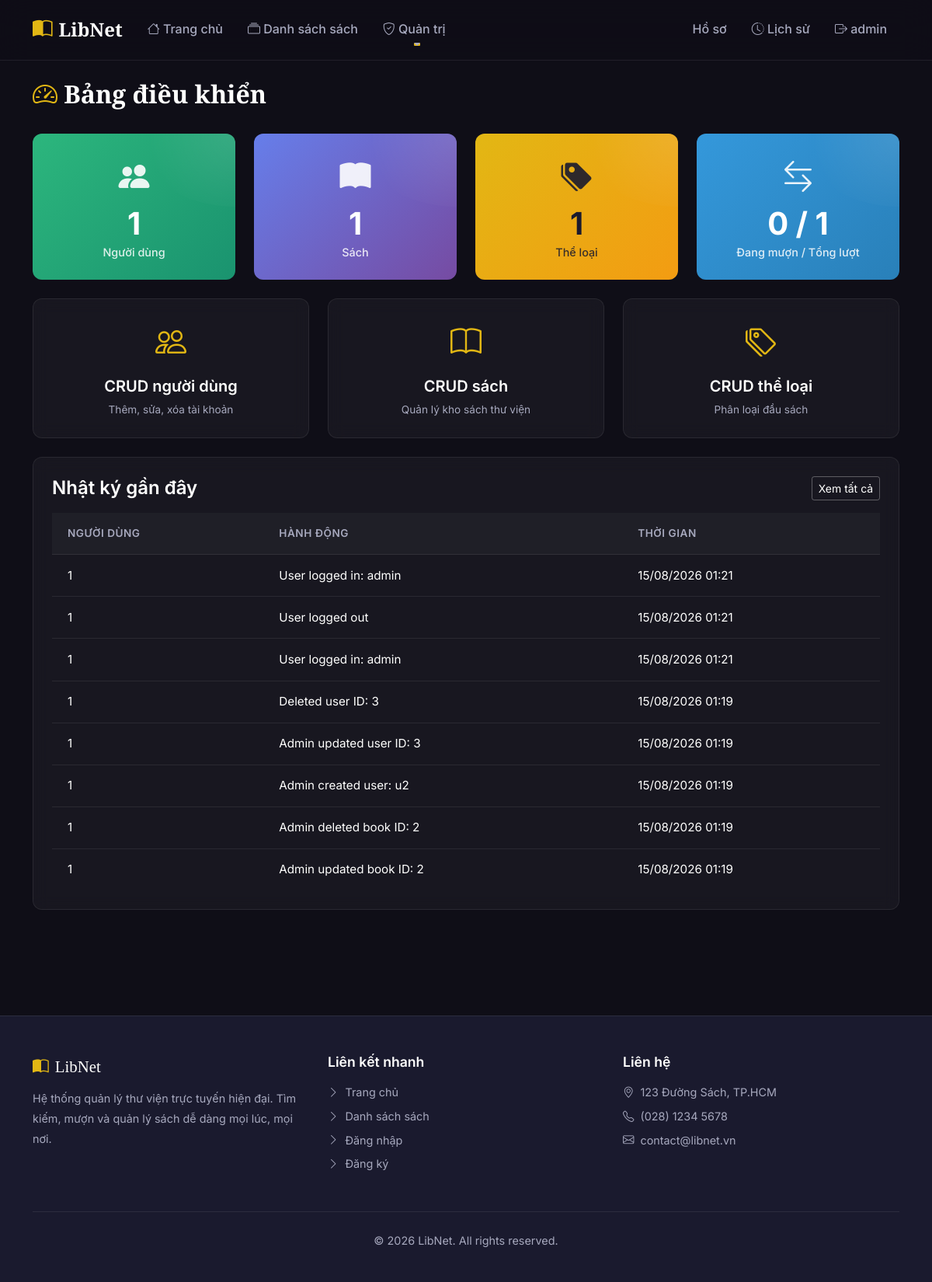
The app's page /admin/dashboard (signed in) with its own data.
### app/models.py (models this page shows)
class User(UserMixin, db.Model):
    id = db.Column(db.Integer, primary_key=True)
    username = db.Column(db.String(150), unique=True, nullable=False)
    password = db.Column(db.String(150), nullable=False) # Will store MD5 hashes (vulnerable)
    role = db.Column(db.String(50), default='user') # 'admin' or 'user'
    avatar = db.Column(db.String(255), default='default.svg')
    full_name = db.Column(db.String(150), nullable=True)
    email = db.Column(db.String(150), nullable=True)

class ActivityLog(db.Model):
    id = db.Column(db.Integer, primary_key=True)
    user_id = db.Column(db.Integer, nullable=True)
    action = db.Column(db.Text, nullable=False) # Vulnerable: Stored XSS if we render this raw
    timestamp = db.Column(db.DateTime, default=datetime.utcnow)

### app/admin/routes.py (the view)
@bp.route('/dashboard')
@login_required
@admin_required
def dashboard():
    stats = {
        'users': User.query.count(),
        'books': Book.query.count(),
        'categories': Category.query.count(),
        'borrows_active': BorrowRecord.query.filter_by(status='borrowed').count(),
        'borrows_total': BorrowRecord.query.count()
    }
    recent_logs = ActivityLog.query.order_by(ActivityLog.id.desc()).limit(8).all()
    return render_template('admin/dashboard.html', stats=stats, recent_logs=recent_logs)

### app/templates/admin/dashboard.html (shortened to what this page needs)
{% extends 'base.html' %}
{% block content %}
<div class="container py-4">
    <div class="section-title">
        <h2><i class="bi bi-speedometer2 text-accent"></i> Bảng điều khiển</h2>
    </div>
    <div class="row g-4 mb-4">
        <div class="col-md-3 col-sm-6">
            <div class="stat-card bg-gradient-2">
                <div class="stat-icon"><i class="bi bi-people-fill"></i></div>
                <div class="stat-number">{{ stats.users }}</div>
                <div class="stat-label">Người dùng</div>
            </div>
        </div>
        <div class="col-md-3 col-sm-6">
            <div class="stat-card bg-gradient-1">
                <div class="stat-icon"><i class="bi bi-book-fill"></i></div>
                <div class="stat-number">{{ stats.books }}</div>
                <div class="stat-label">Sách</div>
            </div>
        </div>
        <div class="col-md-3 col-sm-6">
            <div class="stat-card bg-gradient-3">
                <div class="stat-icon"><i class="bi bi-tags-fill"></i></div>
                <div class="stat-number">{{ stats.categories }}</div>
                <div class="stat-label">Thể loại</div>
            </div>
        </div>
        <div class="col-md-3 col-sm-6">
            <div class="stat-card bg-gradient-4">
                <div class="stat-icon"><i class="bi bi-arrow-left-right"></i></div>
                <div class="stat-number">{{ stats.borrows_active }} / {{ stats.borrows_total }}</div>
                <div class="stat-label">Đang mượn / Tổng lượt</div>
            </div>
        </div>
    </div>
    <div class="row g-4 mb-4">
        <div class="col-md-4">
            <a href="{{ url_for('admin.users') }}" class="glass-card admin-quick-card d-block">
                <i class="bi bi-people"></i>
                <h5>CRUD người dùng</h5>
                <p>Thêm, sửa, xóa tài khoản</p>
            </a>
        </div>
        <div class="col-md-4">
            <a href="{{ url_for('admin.books') }}" class="glass-card admin-quick-card d-block">
                <i class="bi bi-book"></i>
                <h5>CRUD sách</h5>
                <p>Quản lý kho sách thư viện</p>
            </a>
        </div>
        <div class="col-md-4">
            <a href="{{ url_for('admin.categories') }}" class="glass-card admin-quick-card d-block">
                <i class="bi bi-tags"></i>
                <h5>CRUD thể loại</h5>
                <p>Phân loại đầu sách</p>
            </a>
        </div>
    </div>
    <div class="glass-card p-4">
        <div class="d-flex justify-content-between align-items-center mb-3">
            <h4 class="mb-0">Nhật ký gần đây</h4>
            <a href="{{ url_for('admin.logs') }}" class="btn btn-outline-light btn-sm">Xem tất cả</a>
        </div>
        {% if recent_logs %}
        <div class="table-responsive">
            <table class="custom-table mb-0">
                <thead>
                    <tr><th>Người dùng</th><th>Hành động</th><th>Thời gian</th></tr>
                </thead>
                <tbody>
                    {% for log in recent_logs %}
                    <tr>
                        <td>{{ log.user_id or '—' }}</td>
                        <td>{{ log.action | safe }}</td>
                        <td>{{ log.timestamp.strftime('%d/%m/%Y %H:%M') }}</td>
                    </tr>
                    {% endfor %}
                </tbody>
            </table>
        </div>
        {% else %}
        <p class="text-secondary mb-0">Chưa có nhật ký hoạt động.</p>
        {% endif %}
    </div>
</div>
{% endblock %}

### app/templates/base.html (shortened to what this page needs)
<!DOCTYPE html>
<html lang="vi">
<head>
    <link href="https://cdn.jsdelivr.net/npm/bootstrap@5.1.3/dist/css/bootstrap.min.css" rel="stylesheet">
    <link href="https://cdn.jsdelivr.net/npm/bootstrap-icons@1.10.0/font/bootstrap-icons.css" rel="stylesheet">
    <link href="{{ url_for('static', filename='css/style.css') }}" rel="stylesheet">
</head>
<body>
    <nav class="navbar navbar-expand-lg navbar-custom">
        <div class="container">
            <a class="navbar-brand" href="{{ url_for('main.index') }}">
                <i class="bi bi-book-half"></i> LibNet
            </a>
            <div class="collapse navbar-collapse" id="navMain">
                <ul class="navbar-nav me-auto">
                    <li class="nav-item">
                        <a class="nav-link" href="{{ url_for('main.index') }}">
                            <i class="bi bi-house"></i> Trang chủ
                        </a>
                    </li>
                    <li class="nav-item">
                        <a class="nav-link" href="{{ url_for('main.books') }}">
                            <i class="bi bi-collection"></i> Danh sách sách
                        </a>
                    </li>
                    {% if current_user.is_authenticated and current_user.role == 'admin' %}
                    <li class="nav-item dropdown">
                        <a class="nav-link dropdown-toggle" href="#" id="adminDropdown" role="button" data-bs-toggle="dropdown">
                            <i class="bi bi-shield-check"></i> Quản trị
                        </a>
                    </li>
                    {% endif %}
                </ul>
                <ul class="navbar-nav ms-auto">
                    {% if current_user.is_authenticated %}
                    <li class="nav-item">
                        <a class="nav-link" href="{{ url_for('user.profile') }}">
                            Hồ sơ
                        </a>
                    </li>
                    <li class="nav-item">
                        <a class="nav-link" href="{{ url_for('user.borrow_history') }}">
                            <i class="bi bi-clock-history"></i> Lịch sử
                        </a>
                    </li>
                    <li class="nav-item">
                        <a class="nav-link" href="{{ url_for('auth.logout') }}">
                            <i class="bi bi-box-arrow-right"></i> {{ current_user.username }}
                        </a>
                    </li>
                    {% endif %}
                </ul>
            </div>
        </div>
    </nav>
    <main class="main-content">
        {% block content %}{% endblock %}
    </main>
    <footer class="footer">
        <div class="container">
            <div class="row">
                <div class="col-lg-4 col-md-6 mb-4 mb-lg-0">
                    <div class="footer-brand">
                        <i class="bi bi-book-half"></i> LibNet
                    </div>
                    <p>Hệ thống quản lý thư viện trực tuyến hiện đại. Tìm kiếm, mượn và quản lý sách dễ dàng mọi lúc, mọi nơi.</p>
                </div>
                <div class="col-lg-4 col-md-6 mb-4 mb-lg-0">
                    <h5>Liên kết nhanh</h5>
                    <ul class="footer-links">
                        <li><a href="{{ url_for('main.index') }}"><i class="bi bi-chevron-right"></i> Trang chủ</a></li>
                        <li><a href="{{ url_for('main.books') }}"><i class="bi bi-chevron-right"></i> Danh sách sách</a></li>
                        <li><a href="{{ url_for('auth.login') }}"><i class="bi bi-chevron-right"></i> Đăng nhập</a></li>
                        <li><a href="{{ url_for('auth.register') }}"><i class="bi bi-chevron-right"></i> Đăng ký</a></li>
                    </ul>
                </div>
                <div class="col-lg-4 col-md-6">
                    <h5>Liên hệ</h5>
                    <ul class="footer-links">
                        <li><a href="#"><i class="bi bi-geo-alt"></i> 123 Đường Sách, TP.HCM</a></li>
                        <li><a href="#"><i class="bi bi-telephone"></i> (028) 1234 5678</a></li>
                        <li><a href="#"><i class="bi bi-envelope"></i> contact@libnet.vn</a></li>
                    </ul>
                </div>
            </div>
            <div class="footer-bottom">
                <p>&copy; 2026 LibNet. All rights reserved.</p>
            </div>
        </div>
    </footer>
</body>
</html>

### records on screen
User: username "admin"
ActivityLog: user "1", action "User logged in: admin", timestamp "15/08/2026 01:21"
ActivityLog: user "1", action "User logged out", timestamp "15/08/2026 01:21"
ActivityLog: user "1", action "User logged in: admin", timestamp "15/08/2026 01:21"
ActivityLog: user "1", action "Deleted user ID: 3", timestamp "15/08/2026 01:19"
ActivityLog: user "1", action "Admin updated user ID: 3", timestamp "15/08/2026 01:19"
ActivityLog: user "1", action "Admin created user: u2", timestamp "15/08/2026 01:19"
ActivityLog: user "1", action "Admin deleted book ID: 2", timestamp "15/08/2026 01:19"
ActivityLog: user "1", action "Admin updated book ID: 2", timestamp "15/08/2026 01:19"

### other values on screen
{{ stats.users }} "1"
{{ stats.books }} "1"
{{ stats.categories }} "1"
{{ stats.borrows_active }} "0"
{{ stats.borrows_total }} "1"
